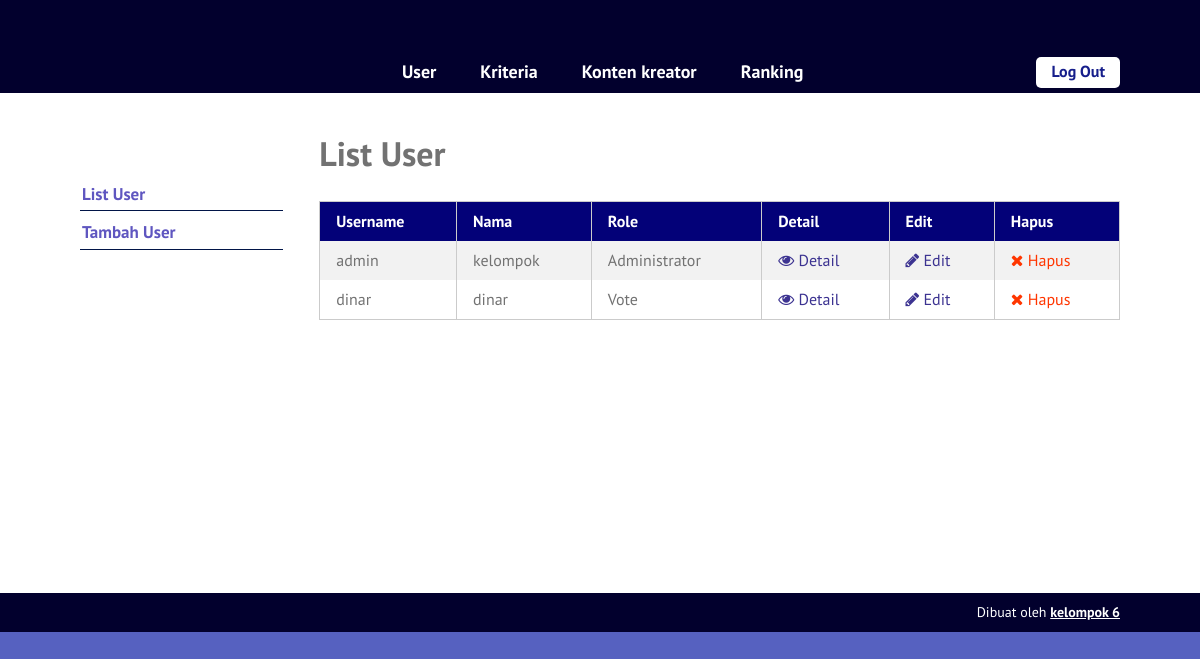
Before: /list-user.php (signed in) with the older database file.
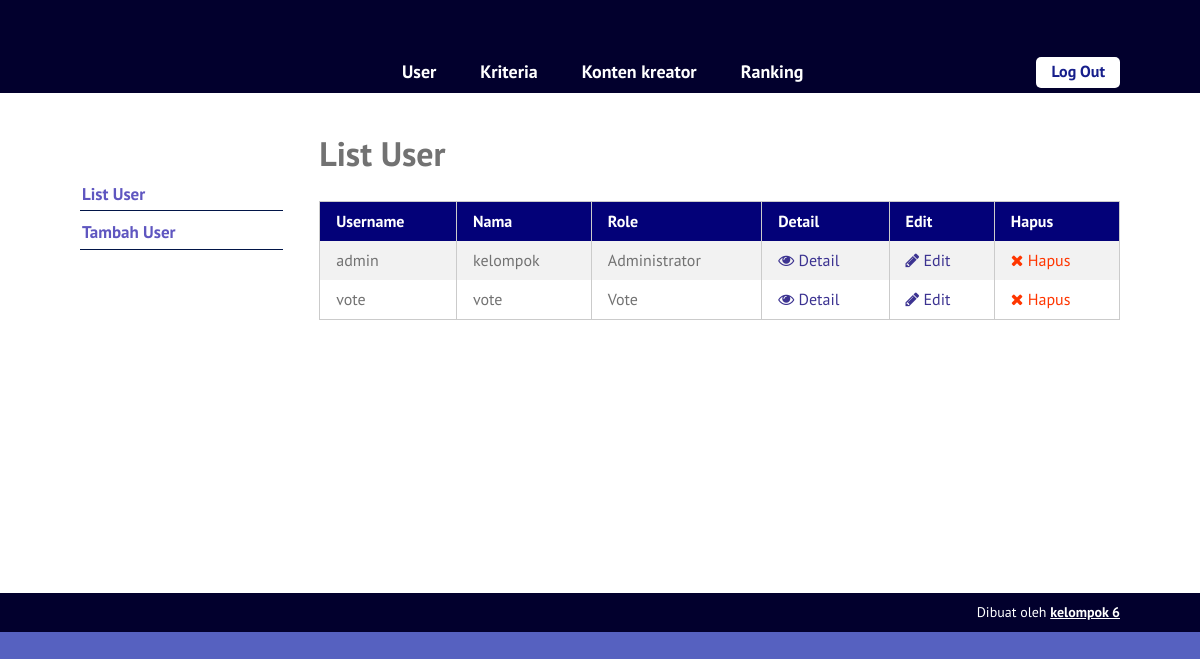
After: the same page with the newer database file.
### tables this page shows
CREATE TABLE `user` (
  `id_user` int(5) NOT NULL,
  `username` varchar(16) NOT NULL,
  `password` varchar(50) NOT NULL,
  `nama` varchar(70) NOT NULL,
  `email` varchar(50) DEFAULT NULL,
  `alamat` varchar(100) DEFAULT NULL,
  `role` char(1) NOT NULL
);

### includes/functions.php (called while the page is built, shortened)
<?php
function get_role() {
	if(isset($_SESSION['user_id']) && isset($_SESSION['role'])) {
		if($_SESSION['role'] == '1') {
			return 'admin';
		} else {
			return 'petugas';
		}
	} else {
		return false;
	}
}

### list-user.php (the view, shortened to what this page needs)
<?php require_once('includes/init.php'); ?>
<?php
require_once('template-parts/header.php');
?>
	<div class="main-content-row">
	<div class="container clearfix">
		<?php include_once('template-parts/sidebar-user.php'); ?>
		<div class="main-content the-content">
			<h1>List User</h1>
			<?php
			$query = $pdo->prepare('SELECT id_user, username, nama, role FROM user');
			$query->execute();
			$query->setFetchMode(PDO::FETCH_ASSOC);
			if($query->rowCount() > 0):
			?>
			<table class="pure-table pure-table-striped">
				<thead>
					<tr>
						<th>Username</th>
						<th>Nama</th>
						<th>Role</th>
						<th>Detail</th>
						<th>Edit</th>
						<th>Hapus</th>
					</tr>
				</thead>
				<tbody>
					<?php while($hasil = $query->fetch()): ?>
						<tr>
							<td><?php echo $hasil['username']; ?></td>
							<td><?php echo $hasil['nama']; ?></td>
							<td>
							<?php
							if($hasil['role'] == 1) {
								echo 'Administrator';
							} elseif($hasil['role'] == 2) {
								echo 'Vote';
							}
							?>
							</td>
							<td><a href="single-user.php?id=<?php echo $hasil['id_user']; ?>"><span class="fa fa-eye"></span> Detail</a></td>
							<td><a href="edit-user.php?id=<?php echo $hasil['id_user']; ?>"><span class="fa fa-pencil"></span> Edit</a></td>
							<td><a href="hapus-user.php?id=<?php echo $hasil['id_user']; ?>" class="red yaqin-hapus"><span class="fa fa-times"></span> Hapus</a></td>
						</tr>
					<?php endwhile; ?>
				</tbody>
			</table>
			<?php else: ?>
				<p>Maaf, belum ada data untuk user.</p>
			<?php endif; ?>
		</div>
	</div>
	</div>
<?php
require_once('template-parts/footer.php');

### template-parts/header.php (shortened to what this page needs)
<!DOCTYPE html>
<head>
	<link rel="stylesheet" href="stylesheets/style.css">
</head>
<body>
	<div id="page">
	<header id="header">
		<div class="container clearfix">
			<div id="header-content" class="clearfix">
				<nav id="nav">
					<ul class="sf-menu">
						<?php $user_role = get_role(); ?>
						<?php if($user_role == 'admin'): ?>
							<li><a href="list-user.php">User</a>
							</li>
							<li><a href="list-kriteria.php">Kriteria</a>
							</li>
						<?php endif; ?>
						<?php if($user_role == 'admin' || $user_role == 'petugas'): ?>
							<li><a href="list-atlet.php">Konten kreator</a>
							</li>
						<?php endif; ?>
						<li><a href="ranking-topsis.php">Ranking</a>
						</li>
					</ul>
				</nav>
				<div id="header-right">
					<?php if(isset($_SESSION['user_id'])): ?>
						<a href="logout.php" class="button">Log Out</a>
					<?php else: ?>
						<a href="login.php" class="button">Log In</a>
					<?php endif; ?>
				</div>
			</div>
		</div>
	</header>
	<div id="main">

### template-parts/sidebar-user.php
<aside class="sidebar">
	<div class="widget">
		<ul>
			<li><a href="list-user.php">List User</a></li>
			<li><a href="tambah-user.php">Tambah User</a></li>
		</ul>
	</div>
</aside>

### template-parts/footer.php (shortened to what this page needs)
	</div>
	<footer id="footer">
		<div class="container">
			<p>Dibuat oleh <a href="" target="_blank">kelompok 6</a></p>
		</div>
	</footer>
	</div>
</body>
</html>

### stylesheets/style.css (style rules this page uses)
html,body,div,span,applet,object,iframe,h1,h2,h3,h4,h5,h6,p,blockquote,pre,a,abbr,acronym,address,big,cite,code,del,dfn,em,img,ins,kbd,q,s,samp,small,strike,strong,sub,sup,tt,var,b,u,i,center,dl,dt,dd,ol,ul,li,fieldset,form,label,legend,table,caption,tbody,tfoot,thead,tr,th,td,article,aside,canvas,details,embed,figure,figcaption,footer,header,hgroup,menu,nav,output,ruby,section,summary,time,mark,audio,video { margin:0;padding:0;border:0;font-size:100%;vertical-align:baseline }
article,aside,details,figcaption,figure,footer,header,hgroup,menu,nav,section { display:block }
body { line-height:1 }
ol,ul { list-style:none }
table { border-collapse:collapse;border-spacing:0 }
*,*:before,*:after { -moz-box-sizing:border-box;-webkit-box-sizing:border-box;box-sizing:border-box }
.clearfix:before,.clearfix:after { content:" ";display:table }
.clear,.clearfix:after { clear:both }
a { color:#5f56c0;text-decoration:none }
.container { max-width:1100px;margin:0 auto;position:relative;padding:0 30px }
body { background:#5661c0;font-family:"PT Sans",sans-serif;color:#727272;font-size:14px;line-height:1.3;font-weight:500 }
#page { background:#fff }
#header,#main,#footer { position:relative;z-index:2 }
#header { z-index:9 }
#page { position:relative }
h1,h2,h3,h4,h5,h6 { font-weight:300 }
.pure-table { border-collapse:collapse;border-spacing:0;empty-cells:show;border:1px solid #cbcbcb;width:100% }
.pure-table td,.pure-table th { border-left:1px solid #cbcbcb;border-width:0 0 0 1px;font-size:inherit;margin:0;overflow:visible;padding:0.5em 1em }
.pure-table td:first-child,.pure-table th:first-child { border-left-width:0 }
.pure-table thead { background-color:#030178;color:#fff;text-align:left;vertical-align:bottom }
.pure-table thead th { color:#fff }
.pure-table td { background-color:transparent }
.pure-table-striped tr:nth-child(2n-1) td { background-color:#f2f2f2 }
.the-content { font-size:16px;line-height:1.42857 }
.the-content a { color:#3c3391 }
.the-content h1,.the-content h2,.the-content h3,.the-content h4,.the-content h5,.the-content h6 { font-weight:700 }
.the-content h1 { font-size:34px;margin:0.8em 0 0.8em;padding:0;line-height:1.2 }
.the-content blockquote,.the-content table,.the-content p,.the-content ul,.the-content ol,.the-content dd,.the-content pre,.the-content iframe,.the-content .flxmap-container,.the-content hr { margin-bottom:1em }
.the-content table { margin-bottom:50px }
.the-content>h1:first-child,.the-content>h3:first-child,.the-content>h2:first-child { margin-top:0 }
.fa { display:inline-block;font:normal normal normal 14px/1 FontAwesome;font-size:inherit;text-rendering:auto;-webkit-font-smoothing:antialiased;-moz-osx-font-smoothing:grayscale }
.fa-remove:before,.fa-close:before,.fa-times:before { content:"\f00d" }
.fa-pencil:before { content:"\f040" }
.fa-eye:before { content:"\f06e" }
.sf-menu,.sf-menu * { margin:0;padding:0;list-style:none }
.sf-menu li { position:relative }
.sf-menu>li { float:left }
.sf-menu a { display:block;position:relative }
button,a { -webkit-transition:all .2s ease;-moz-transition:all .2s ease;-o-transition:all .2s ease;transition:all 0.2s ease }
span.red,a.red,.the-content span.red,.the-content a.red { color:#ff3600 }
.the-content .button,.button { background:#5b56c0;color:#fff;display:inline-block;font-size:16px;font-weight:700;line-height:1.2;border:0;font-family:inherit;padding:7px 20px 9px;cursor:pointer;border-radius:5px }
#header { background:#02002d }
#header-content { float:right;width:750px;padding:55px 0 0 }
#nav { float:left }
#nav .sf-menu li { font-size:18px;font-weight:700;margin-left:20px }
#nav .sf-menu li a { color:#fff;padding:5px 12px 10px }
#header-right { float:right;padding-top:2px }
#header-content .button { background:#fff;color:#161e8b;padding:5px 15px 7px }
#main { min-height:500px }
.main-content { float:right;width:77%;padding:40px 0 }
.sidebar { float:left;width:19.5%;padding:80px 0 }
.widget li { font-size:17px;font-weight:700 }
.widget li a { display:block;border-bottom:1px solid #011548;padding:10px 2px 5px }
#footer { background:#02002d;color:#ffffff;padding:10px 0;text-align:right }
#footer a { color:#ffffff;text-decoration:underline;font-weight:700 }

Changed rows visible on the page:
removed user: username "dinar", nama "dinar", role "Vote"
added user: username "vote", nama "vote", role "Vote"
